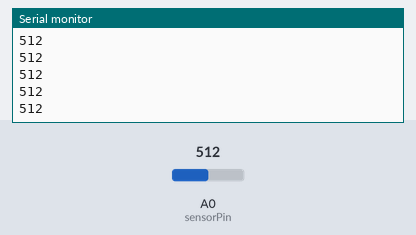
This sketch was run on a simulated Arduino Uno, built with avr-gcc and run on an emulated ATmega328P. On the bench: the last lines printed to the serial monitor. The test bench sets the inputs (shaded band); at power-on: A0 (sensorPin) = 512.

Above: at 1.2 s.
1.3 s: A0 (sensorPin) set to 716
At 2.1 s:
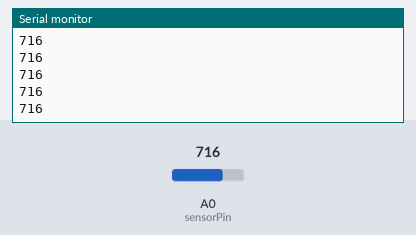
2.8 s: A0 (sensorPin) set to 900
At 3.4 s:
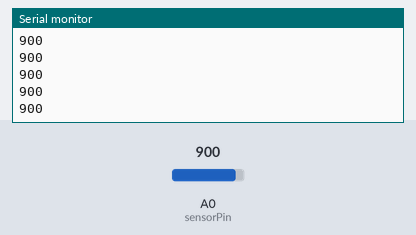
Timing chart, 0 to 5.8 s (numbered marks = the images above; inputs shaded):
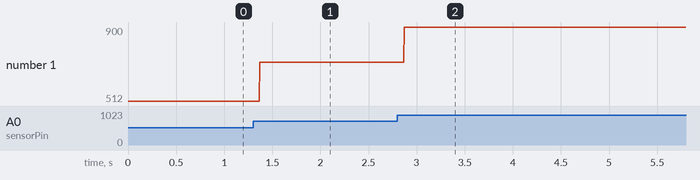

Measured:
- after the input at 1.3 s, the serial monitor: prints a new line after 0.07 s (image 1)
- after the input at 2.8 s, the serial monitor: prints a new line after 0.07 s (image 2)
- plotted number 1: 512 → 716 after the input at 1.3 s, 716 → 900 after the input at 2.8 s

The sketch:

Lichtsensor.ino
```cpp
#define sensorPin A0
int sensorWert;

void setup() {
  pinMode(sensorPin, INPUT);
  Serial.begin(9600);
}


void loop() {
  sensorWert = analogRead(sensorPin);
  Serial.println(sensorWert);
}
```
